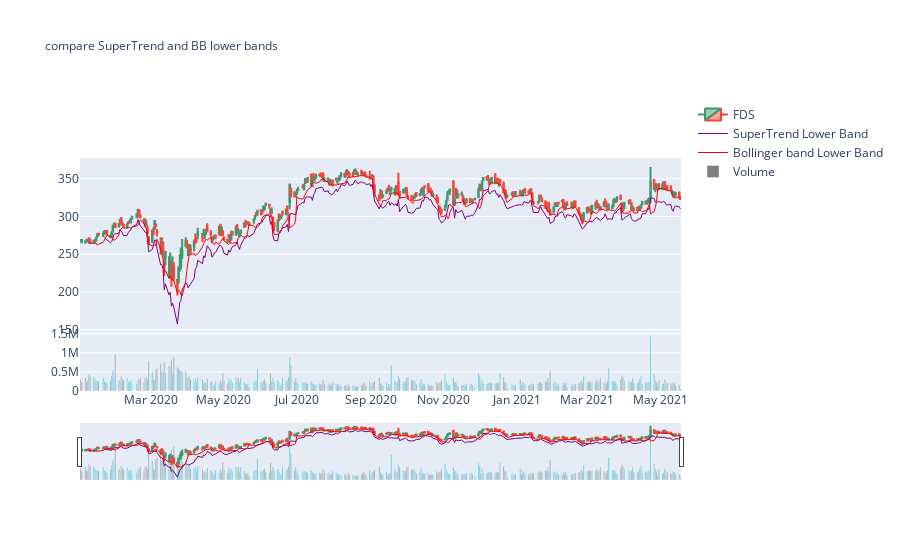

The code cell stored with this chart in its notebook:
### Code cell
fig = go.Figure(data=data, layout=layout)
fig.show()

### Figure 1 — Plotly figure (JSON) as saved in the notebook; plotly's stock layout.template omitted (floating-point values rounded to 4 significant figures; data arrays with more than 128 entries replaced by an {"elided": "..."} marker saying what was removed)
{"data": [{"close": {"elided": "347 float values"}, "high": {"elided": "347 float values"}, "low": {"elided": "347 float values"}, "name": "FDS", "open": {"elided": "347 float values"}, "showlegend": true, "type": "candlestick", "x": {"elided": "347 str values"}, "yaxis": "y2"}, {"line": {"color": "purple", "width": 1}, "mode": "lines", "name": "SuperTrend Lower Band", "type": "scatter", "x": {"elided": "347 str values"}, "y": {"elided": "347 float values"}, "yaxis": "y2"}, {"line": {"color": "red", "width": 1}, "mode": "lines", "name": "Bollinger band Lower Band", "type": "scatter", "x": {"elided": "347 str values"}, "y": {"elided": "347 float values"}, "yaxis": "y2"}, {"marker": {"color": {"elided": "347 str values"}}, "name": "Volume", "type": "bar", "x": {"elided": "347 str values"}, "y": {"elided": "347 int values"}, "yaxis": "y"}], "layout": {"title": {"font": {"size": 12}, "text": "compare SuperTrend and BB lower bands "}, "yaxis": {"domain": [0, 0.2]}, "yaxis2": {"domain": [0.2, 0.8]}}}
